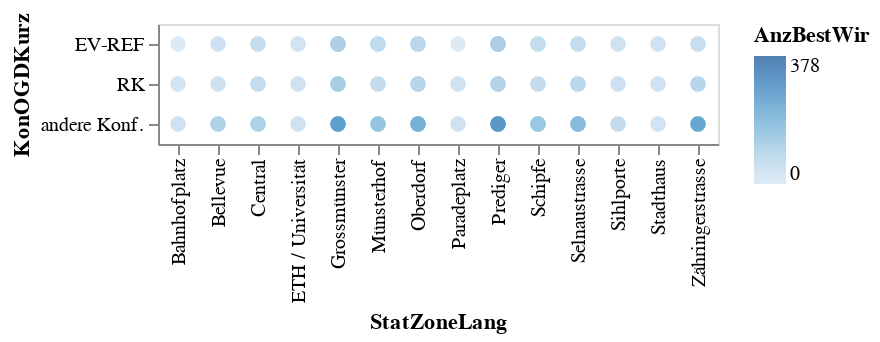

The notebook cell saved with this chart:
### Code cell
alt.Chart(mySelection).mark_circle(size=60).encode(
    x='StatZoneLang',
    y='KonOGDKurz',
    color='AnzBestWir',
    tooltip=['KonOGDKurz','StichtagDatJahr','AnzBestWir']
).interactive() # this makes the axes interactive: now you can zoom & pan

### Figure 1 — Vega-Lite specification as saved in the notebook (floating-point values rounded to 4 significant figures)
{"config": {"view": {"continuousWidth": 400, "continuousHeight": 300}}, "data": {"name": "data-578fb64d44ada5e0c7ce60f40e037a4f"}, "mark": {"type": "circle", "size": 60}, "encoding": {"color": {"type": "quantitative", "field": "AnzBestWir"}, "tooltip": [{"type": "nominal", "field": "KonOGDKurz"}, {"type": "temporal", "field": "StichtagDatJahr"}, {"type": "quantitative", "field": "AnzBestWir"}], "x": {"type": "nominal", "field": "StatZoneLang"}, "y": {"type": "nominal", "field": "KonOGDKurz"}}, "selection": {"selector006": {"type": "interval", "bind": "scales", "encodings": ["x", "y"]}}, "$schema": "https://vega.github.io/schema/vega-lite/v4.8.1.json", "datasets": {"data-578fb64d44ada5e0c7ce60f40e037a4f": [{"StichtagDatJahr": "2020-01-01T00:00:00", "StatZoneSort": 1101, "StatZoneLang": "Zähringerstrasse", "QuarSort": 11, "QuarLang": "Rathaus", "KreisSort": 1, "herkunftSort": 1, "KonOGDSort": 1, "KonOGDKurz": "EV-REF", "AnzBestWir": 79}, {"StichtagDatJahr": "2020-01-01T00:00:00", "StatZoneSort": 1101, "StatZoneLang": "Zähringerstrasse", "QuarSort": 11, "QuarLang": "Rathaus", "KreisSort": 1, "herkunftSort": 1, "KonOGDSort": 2, "KonOGDKurz": "RK", "AnzBestWir": 70}, {"StichtagDatJahr": "2020-01-01T00:00:00", "StatZoneSort": 1101, "StatZoneLang": "Zähringerstrasse", "QuarSort": 11, "QuarLang": "Rathaus", "KreisSort": 1, "herkunftSort": 1, "KonOGDSort": 4, "KonOGDKurz": "andere Konf.", "AnzBestWir": 171}, {"StichtagDatJahr": "2020-01-01T00:00:00", "StatZoneSort": 1101, "StatZoneLang": "Zähringerstrasse", "QuarSort": 11, "QuarLang": "Rathaus", "KreisSort": 1, "herkunftSort": 2, "KonOGDSort": 1, "KonOGDKurz": "EV-REF", "AnzBestWir": 14}, {"StichtagDatJahr": "2020-01-01T00:00:00", "StatZoneSort": 1101, "StatZoneLang": "Zähringerstrasse", "QuarSort": 11, "QuarLang": "Rathaus", "KreisSort": 1, "herkunftSort": 2, "KonOGDSort": 2, "KonOGDKurz": "RK", "AnzBestWir": 57}, {"StichtagDatJahr": "2020-01-01T00:00:00", "StatZoneSort": 1101, "StatZoneLang": "Zähringerstrasse", "QuarSort": 11, "QuarLang": "Rathaus", "KreisSort": 1, "herkunftSort": 2, "KonOGDSort": 4, "KonOGDKurz": "andere Konf.", "AnzBestWir": 207}, {"StichtagDatJahr": "2020-01-01T00:00:00", "StatZoneSort": 1102, "StatZoneLang": "Prediger", "QuarSort": 11, "QuarLang": "Rathaus", "KreisSort": 1, "herkunftSort": 1, "KonOGDSort": 1, "KonOGDKurz": "EV-REF", "AnzBestWir": 247}, {"StichtagDatJahr": "2020-01-01T00:00:00", "StatZoneSort": 1102, "StatZoneLang": "Prediger", "QuarSort": 11, "QuarLang": "Rathaus", "KreisSort": 1, "herkunftSort": 1, "KonOGDSort": 2, "KonOGDKurz": "RK", "AnzBestWir": 145}, {"StichtagDatJahr": "2020-01-01T00:00:00", "StatZoneSort": 1102, "StatZoneLang": "Prediger", "QuarSort": 11, "QuarLang": "Rathaus", "KreisSort": 1, "herkunftSort": 1, "KonOGDSort": 4, "KonOGDKurz": "andere Konf.", "AnzBestWir": 378}, {"StichtagDatJahr": "2020-01-01T00:00:00", "StatZoneSort": 1102, "StatZoneLang": "Prediger", "QuarSort": 11, "QuarLang": "Rathaus", "KreisSort": 1, "herkunftSort": 2, "KonOGDSort": 1, "KonOGDKurz": "EV-REF", "AnzBestWir": 24}, {"StichtagDatJahr": "2020-01-01T00:00:00", "StatZoneSort": 1102, "StatZoneLang": "Prediger", "QuarSort": 11, "QuarLang": "Rathaus", "KreisSort": 1, "herkunftSort": 2, "KonOGDSort": 2, "KonOGDKurz": "RK", "AnzBestWir": 43}, {"StichtagDatJahr": "2020-01-01T00:00:00", "StatZoneSort": 1102, "StatZoneLang": "Prediger", "QuarSort": 11, "QuarLang": "Rathaus", "KreisSort": 1, "herkunftSort": 2, "KonOGDSort": 4, "KonOGDKurz": "andere Konf.", "AnzBestWir": 188}, {"StichtagDatJahr": "2020-01-01T00:00:00", "StatZoneSort": 1103, "StatZoneLang": "Grossmünster", "QuarSort": 11, "QuarLang": "Rathaus", "KreisSort": 1, "herkunftSort": 1, "KonOGDSort": 1, "KonOGDKurz": "EV-REF", "AnzBestWir": 241}, {"StichtagDatJahr": "2020-01-01T00:00:00", "StatZoneSort": 1103, "StatZoneLang": "Grossmünster", "QuarSort": 11, "QuarLang": "Rathaus", "KreisSort": 1, "herkunftSort": 1, "KonOGDSort": 2, "KonOGDKurz": "RK", "AnzBestWir": 136}, {"StichtagDatJahr": "2020-01-01T00:00:00", "StatZoneSort": 1103, "StatZoneLang": "Grossmünster", "QuarSort": 11, "QuarLang": "Rathaus", "KreisSort": 1, "herkunftSort": 1, "KonOGDSort": 4, "KonOGDKurz": "andere Konf.", "AnzBestWir": 282}, {"StichtagDatJahr": "2020-01-01T00:00:00", "StatZoneSort": 1103, "StatZoneLang": "Grossmünster", "QuarSort": 11, "QuarLang": "Rathaus", "KreisSort": 1, "herkunftSort": 2, "KonOGDSort": 1, "KonOGDKurz": "EV-REF", "AnzBestWir": 17}, {"StichtagDatJahr": "2020-01-01T00:00:00", "StatZoneSort": 1103, "StatZoneLang": "Grossmünster", "QuarSort": 11, "QuarLang": "Rathaus", "KreisSort": 1, "herkunftSort": 2, "KonOGDSort": 2, "KonOGDKurz": "RK", "AnzBestWir": 73}, {"StichtagDatJahr": "2020-01-01T00:00:00", "StatZoneSort": 1103, "StatZoneLang": "Grossmünster", "QuarSort": 11, "QuarLang": "Rathaus", "KreisSort": 1, "herkunftSort": 2, "KonOGDSort": 4, "KonOGDKurz": "andere Konf.", "AnzBestWir": 199}, {"StichtagDatJahr": "2020-01-01T00:00:00", "StatZoneSort": 1104, "StatZoneLang": "Oberdorf", "QuarSort": 11, "QuarLang": "Rathaus", "KreisSort": 1, "herkunftSort": 1, "KonOGDSort": 1, "KonOGDKurz": "EV-REF", "AnzBestWir": 158}, {"StichtagDatJahr": "2020-01-01T00:00:00", "StatZoneSort": 1104, "StatZoneLang": "Oberdorf", "QuarSort": 11, "QuarLang": "Rathaus", "KreisSort": 1, "herkunftSort": 1, "KonOGDSort": 2, "KonOGDKurz": "RK", "AnzBestWir": 126}, {"StichtagDatJahr": "2020-01-01T00:00:00", "StatZoneSort": 1104, "StatZoneLang": "Oberdorf", "QuarSort": 11, "QuarLang": "Rathaus", "KreisSort": 1, "herkunftSort": 1, "KonOGDSort": 4, "KonOGDKurz": "andere Konf.", "AnzBestWir": 263}, {"StichtagDatJahr": "2020-01-01T00:00:00", "StatZoneSort": 1104, "StatZoneLang": "Oberdorf", "QuarSort": 11, "QuarLang": "Rathaus", "KreisSort": 1, "herkunftSort": 2, "KonOGDSort": 1, "KonOGDKurz": "EV-REF", "AnzBestWir": 16}, {"StichtagDatJahr": "2020-01-01T00:00:00", "StatZoneSort": 1104, "StatZoneLang": "Oberdorf", "QuarSort": 11, "QuarLang": "Rathaus", "KreisSort": 1, "herkunftSort": 2, "KonOGDSort": 2, "KonOGDKurz": "RK", "AnzBestWir": 37}, {"StichtagDatJahr": "2020-01-01T00:00:00", "StatZoneSort": 1104, "StatZoneLang": "Oberdorf", "QuarSort": 11, "QuarLang": "Rathaus", "KreisSort": 1, "herkunftSort": 2, "KonOGDSort": 4, "KonOGDKurz": "andere Konf.", "AnzBestWir": 146}, {"StichtagDatJahr": "2020-01-01T00:00:00", "StatZoneSort": 1201, "StatZoneLang": "Central", "QuarSort": 12, "QuarLang": "Hochschulen", "KreisSort": 1, "herkunftSort": 1, "KonOGDSort": 1, "KonOGDKurz": "EV-REF", "AnzBestWir": 91}, {"StichtagDatJahr": "2020-01-01T00:00:00", "StatZoneSort": 1201, "StatZoneLang": "Central", "QuarSort": 12, "QuarLang": "Hochschulen", "KreisSort": 1, "herkunftSort": 1, "KonOGDSort": 2, "KonOGDKurz": "RK", "AnzBestWir": 72}, {"StichtagDatJahr": "2020-01-01T00:00:00", "StatZoneSort": 1201, "StatZoneLang": "Central", "QuarSort": 12, "QuarLang": "Hochschulen", "KreisSort": 1, "herkunftSort": 1, "KonOGDSort": 4, "KonOGDKurz": "andere Konf.", "AnzBestWir": 74}, {"StichtagDatJahr": "2020-01-01T00:00:00", "StatZoneSort": 1201, "StatZoneLang": "Central", "QuarSort": 12, "QuarLang": "Hochschulen", "KreisSort": 1, "herkunftSort": 2, "KonOGDSort": 1, "KonOGDKurz": "EV-REF", "AnzBestWir": 11}, {"StichtagDatJahr": "2020-01-01T00:00:00", "StatZoneSort": 1201, "StatZoneLang": "Central", "QuarSort": 12, "QuarLang": "Hochschulen", "KreisSort": 1, "herkunftSort": 2, "KonOGDSort": 2, "KonOGDKurz": "RK", "AnzBestWir": 27}, {"StichtagDatJahr": "2020-01-01T00:00:00", "StatZoneSort": 1201, "StatZoneLang": "Central", "QuarSort": 12, "QuarLang": "Hochschulen", "KreisSort": 1, "herkunftSort": 2, "KonOGDSort": 4, "KonOGDKurz": "andere Konf.", "AnzBestWir": 82}, {"StichtagDatJahr": "2020-01-01T00:00:00", "StatZoneSort": 1202, "StatZoneLang": "ETH / Universität", "QuarSort": 12, "QuarLang": "Hochschulen", "KreisSort": 1, "herkunftSort": 1, "KonOGDSort": 1, "KonOGDKurz": "EV-REF", "AnzBestWir": 11}, {"StichtagDatJahr": "2020-01-01T00:00:00", "StatZoneSort": 1202, "StatZoneLang": "ETH / Universität", "QuarSort": 12, "QuarLang": "Hochschulen", "KreisSort": 1, "herkunftSort": 1, "KonOGDSort": 2, "KonOGDKurz": "RK", "AnzBestWir": 19}, {"StichtagDatJahr": "2020-01-01T00:00:00", "StatZoneSort": 1202, "StatZoneLang": "ETH / Universität", "QuarSort": 12, "QuarLang": "Hochschulen", "KreisSort": 1, "herkunftSort": 1, "KonOGDSort": 4, "KonOGDKurz": "andere Konf.", "AnzBestWir": 18}, {"StichtagDatJahr": "2020-01-01T00:00:00", "StatZoneSort": 1202, "StatZoneLang": "ETH / Universität", "QuarSort": 12, "QuarLang": "Hochschulen", "KreisSort": 1, "herkunftSort": 2, "KonOGDSort": 1, "KonOGDKurz": "EV-REF", "AnzBestWir": 2}, {"StichtagDatJahr": "2020-01-01T00:00:00", "StatZoneSort": 1202, "StatZoneLang": "ETH / Universität", "QuarSort": 12, "QuarLang": "Hochschulen", "KreisSort": 1, "herkunftSort": 2, "KonOGDSort": 2, "KonOGDKurz": "RK", "AnzBestWir": 4}, {"StichtagDatJahr": "2020-01-01T00:00:00", "StatZoneSort": 1202, "StatZoneLang": "ETH / Universität", "QuarSort": 12, "QuarLang": "Hochschulen", "KreisSort": 1, "herkunftSort": 2, "KonOGDSort": 4, "KonOGDKurz": "andere Konf.", "AnzBestWir": 7}, {"StichtagDatJahr": "2020-01-01T00:00:00", "StatZoneSort": 1203, "StatZoneLang": "Bellevue", "QuarSort": 12, "QuarLang": "Hochschulen", "KreisSort": 1, "herkunftSort": 1, "KonOGDSort": 1, "KonOGDKurz": "EV-REF", "AnzBestWir": 47}, {"StichtagDatJahr": "2020-01-01T00:00:00", "StatZoneSort": 1203, "StatZoneLang": "Bellevue", "QuarSort": 12, "QuarLang": "Hochschulen", "KreisSort": 1, "herkunftSort": 1, "KonOGDSort": 2, "KonOGDKurz": "RK", "AnzBestWir": 31}, {"StichtagDatJahr": "2020-01-01T00:00:00", "StatZoneSort": 1203, "StatZoneLang": "Bellevue", "QuarSort": 12, "QuarLang": "Hochschulen", "KreisSort": 1, "herkunftSort": 1, "KonOGDSort": 4, "KonOGDKurz": "andere Konf.", "AnzBestWir": 101}, {"StichtagDatJahr": "2020-01-01T00:00:00", "StatZoneSort": 1203, "StatZoneLang": "Bellevue", "QuarSort": 12, "QuarLang": "Hochschulen", "KreisSort": 1, "herkunftSort": 2, "KonOGDSort": 1, "KonOGDKurz": "EV-REF", "AnzBestWir": 1}, {"StichtagDatJahr": "2020-01-01T00:00:00", "StatZoneSort": 1203, "StatZoneLang": "Bellevue", "QuarSort": 12, "QuarLang": "Hochschulen", "KreisSort": 1, "herkunftSort": 2, "KonOGDSort": 2, "KonOGDKurz": "RK", "AnzBestWir": 8}, {"StichtagDatJahr": "2020-01-01T00:00:00", "StatZoneSort": 1203, "StatZoneLang": "Bellevue", "QuarSort": 12, "QuarLang": "Hochschulen", "KreisSort": 1, "herkunftSort": 2, "KonOGDSort": 4, "KonOGDKurz": "andere Konf.", "AnzBestWir": 69}, {"StichtagDatJahr": "2020-01-01T00:00:00", "StatZoneSort": 1301, "StatZoneLang": "Schipfe", "QuarSort": 13, "QuarLang": "Lindenhof", "KreisSort": 1, "herkunftSort": 1, "KonOGDSort": 1, "KonOGDKurz": "EV-REF", "AnzBestWir": 107}, {"StichtagDatJahr": "2020-01-01T00:00:00", "StatZoneSort": 1301, "StatZoneLang": "Schipfe", "QuarSort": 13, "QuarLang": "Lindenhof", "KreisSort": 1, "herkunftSort": 1, "KonOGDSort": 2, "KonOGDKurz": "RK", "AnzBestWir": 82}, {"StichtagDatJahr": "2020-01-01T00:00:00", "StatZoneSort": 1301, "StatZoneLang": "Schipfe", "QuarSort": 13, "QuarLang": "Lindenhof", "KreisSort": 1, "herkunftSort": 1, "KonOGDSort": 4, "KonOGDKurz": "andere Konf.", "AnzBestWir": 185}, {"StichtagDatJahr": "2020-01-01T00:00:00", "StatZoneSort": 1301, "StatZoneLang": "Schipfe", "QuarSort": 13, "QuarLang": "Lindenhof", "KreisSort": 1, "herkunftSort": 2, "KonOGDSort": 1, "KonOGDKurz": "EV-REF", "AnzBestWir": 12}, {"StichtagDatJahr": "2020-01-01T00:00:00", "StatZoneSort": 1301, "StatZoneLang": "Schipfe", "QuarSort": 13, "QuarLang": "Lindenhof", "KreisSort": 1, "herkunftSort": 2, "KonOGDSort": 2, "KonOGDKurz": "RK", "AnzBestWir": 25}, {"StichtagDatJahr": "2020-01-01T00:00:00", "StatZoneSort": 1301, "StatZoneLang": "Schipfe", "QuarSort": 13, "QuarLang": "Lindenhof", "KreisSort": 1, "herkunftSort": 2, "KonOGDSort": 4, "KonOGDKurz": "andere Konf.", "AnzBestWir": 88}, {"StichtagDatJahr": "2020-01-01T00:00:00", "StatZoneSort": 1302, "StatZoneLang": "Münsterhof", "QuarSort": 13, "QuarLang": "Lindenhof", "KreisSort": 1, "herkunftSort": 1, "KonOGDSort": 1, "KonOGDKurz": "EV-REF", "AnzBestWir": 131}, {"StichtagDatJahr": "2020-01-01T00:00:00", "StatZoneSort": 1302, "StatZoneLang": "Münsterhof", "QuarSort": 13, "QuarLang": "Lindenhof", "KreisSort": 1, "herkunftSort": 1, "KonOGDSort": 2, "KonOGDKurz": "RK", "AnzBestWir": 50}, {"StichtagDatJahr": "2020-01-01T00:00:00", "StatZoneSort": 1302, "StatZoneLang": "Münsterhof", "QuarSort": 13, "QuarLang": "Lindenhof", "KreisSort": 1, "herkunftSort": 1, "KonOGDSort": 4, "KonOGDKurz": "andere Konf.", "AnzBestWir": 120}, {"StichtagDatJahr": "2020-01-01T00:00:00", "StatZoneSort": 1302, "StatZoneLang": "Münsterhof", "QuarSort": 13, "QuarLang": "Lindenhof", "KreisSort": 1, "herkunftSort": 2, "KonOGDSort": 1, "KonOGDKurz": "EV-REF", "AnzBestWir": 9}, {"StichtagDatJahr": "2020-01-01T00:00:00", "StatZoneSort": 1302, "StatZoneLang": "Münsterhof", "QuarSort": 13, "QuarLang": "Lindenhof", "KreisSort": 1, "herkunftSort": 2, "KonOGDSort": 2, "KonOGDKurz": "RK", "AnzBestWir": 38}, {"StichtagDatJahr": "2020-01-01T00:00:00", "StatZoneSort": 1302, "StatZoneLang": "Münsterhof", "QuarSort": 13, "QuarLang": "Lindenhof", "KreisSort": 1, "herkunftSort": 2, "KonOGDSort": 4, "KonOGDKurz": "andere Konf.", "AnzBestWir": 116}, {"StichtagDatJahr": "2020-01-01T00:00:00", "StatZoneSort": 1303, "StatZoneLang": "Stadthaus", "QuarSort": 13, "QuarLang": "Lindenhof", "KreisSort": 1, "herkunftSort": 1, "KonOGDSort": 1, "KonOGDKurz": "EV-REF", "AnzBestWir": 16}, {"StichtagDatJahr": "2020-01-01T00:00:00", "StatZoneSort": 1303, "StatZoneLang": "Stadthaus", "QuarSort": 13, "QuarLang": "Lindenhof", "KreisSort": 1, "herkunftSort": 1, "KonOGDSort": 2, "KonOGDKurz": "RK", "AnzBestWir": 14}, {"StichtagDatJahr": "2020-01-01T00:00:00", "StatZoneSort": 1303, "StatZoneLang": "Stadthaus", "QuarSort": 13, "QuarLang": "Lindenhof", "KreisSort": 1, "herkunftSort": 1, "KonOGDSort": 4, "KonOGDKurz": "andere Konf.", "AnzBestWir": 10}, {"StichtagDatJahr": "2020-01-01T00:00:00", "StatZoneSort": 1303, "StatZoneLang": "Stadthaus", "QuarSort": 13, "QuarLang": "Lindenhof", "KreisSort": 1, "herkunftSort": 2, "KonOGDSort": 1, "KonOGDKurz": "EV-REF", "AnzBestWir": 0}, {"StichtagDatJahr": "2020-01-01T00:00:00", "StatZoneSort": 1303, "StatZoneLang": "Stadthaus", "QuarSort": 13, "QuarLang": "Lindenhof", "KreisSort": 1, "herkunftSort": 2, "KonOGDSort": 2, "KonOGDKurz": "RK", "AnzBestWir": 4}, {"StichtagDatJahr": "2020-01-01T00:00:00", "StatZoneSort": 1303, "StatZoneLang": "Stadthaus", "QuarSort": 13, "QuarLang": "Lindenhof", "KreisSort": 1, "herkunftSort": 2, "KonOGDSort": 4, "KonOGDKurz": "andere Konf.", "AnzBestWir": 3}, {"StichtagDatJahr": "2020-01-01T00:00:00", "StatZoneSort": 1401, "StatZoneLang": "Bahnhofplatz", "QuarSort": 14, "QuarLang": "City", "KreisSort": 1, "herkunftSort": 1, "KonOGDSort": 1, "KonOGDKurz": "EV-REF", "AnzBestWir": 5}, {"StichtagDatJahr": "2020-01-01T00:00:00", "StatZoneSort": 1401, "StatZoneLang": "Bahnhofplatz", "QuarSort": 14, "QuarLang": "City", "KreisSort": 1, "herkunftSort": 1, "KonOGDSort": 2, "KonOGDKurz": "RK", "AnzBestWir": 3}, {"StichtagDatJahr": "2020-01-01T00:00:00", "StatZoneSort": 1401, "StatZoneLang": "Bahnhofplatz", "QuarSort": 14, "QuarLang": "City", "KreisSort": 1, "herkunftSort": 1, "KonOGDSort": 4, "KonOGDKurz": "andere Konf.", "AnzBestWir": 18}, {"StichtagDatJahr": "2020-01-01T00:00:00", "StatZoneSort": 1401, "StatZoneLang": "Bahnhofplatz", "QuarSort": 14, "QuarLang": "City", "KreisSort": 1, "herkunftSort": 2, "KonOGDSort": 2, "KonOGDKurz": "RK", "AnzBestWir": 2}, {"StichtagDatJahr": "2020-01-01T00:00:00", "StatZoneSort": 1401, "StatZoneLang": "Bahnhofplatz", "QuarSort": 14, "QuarLang": "City", "KreisSort": 1, "herkunftSort": 2, "KonOGDSort": 4, "KonOGDKurz": "andere Konf.", "AnzBestWir": 5}, {"StichtagDatJahr": "2020-01-01T00:00:00", "StatZoneSort": 1402, "StatZoneLang": "Sihlporte", "QuarSort": 14, "QuarLang": "City", "KreisSort": 1, "herkunftSort": 1, "KonOGDSort": 1, "KonOGDKurz": "EV-REF", "AnzBestWir": 19}, {"StichtagDatJahr": "2020-01-01T00:00:00", "StatZoneSort": 1402, "StatZoneLang": "Sihlporte", "QuarSort": 14, "QuarLang": "City", "KreisSort": 1, "herkunftSort": 1, "KonOGDSort": 2, "KonOGDKurz": "RK", "AnzBestWir": 14}, {"StichtagDatJahr": "2020-01-01T00:00:00", "StatZoneSort": 1402, "StatZoneLang": "Sihlporte", "QuarSort": 14, "QuarLang": "City", "KreisSort": 1, "herkunftSort": 1, "KonOGDSort": 4, "KonOGDKurz": "andere Konf.", "AnzBestWir": 38}, {"StichtagDatJahr": "2020-01-01T00:00:00", "StatZoneSort": 1402, "StatZoneLang": "Sihlporte", "QuarSort": 14, "QuarLang": "City", "KreisSort": 1, "herkunftSort": 2, "KonOGDSort": 1, "KonOGDKurz": "EV-REF", "AnzBestWir": 6}, {"StichtagDatJahr": "2020-01-01T00:00:00", "StatZoneSort": 1402, "StatZoneLang": "Sihlporte", "QuarSort": 14, "QuarLang": "City", "KreisSort": 1, "herkunftSort": 2, "KonOGDSort": 2, "KonOGDKurz": "RK", "AnzBestWir": 18}, {"StichtagDatJahr": "2020-01-01T00:00:00", "StatZoneSort": 1402, "StatZoneLang": "Sihlporte", "QuarSort": 14, "QuarLang": "City", "KreisSort": 1, "herkunftSort": 2, "KonOGDSort": 4, "KonOGDKurz": "andere Konf.", "AnzBestWir": 45}, {"StichtagDatJahr": "2020-01-01T00:00:00", "StatZoneSort": 1403, "StatZoneLang": "Selnaustrasse", "QuarSort": 14, "QuarLang": "City", "KreisSort": 1, "herkunftSort": 1, "KonOGDSort": 1, "KonOGDKurz": "EV-REF", "AnzBestWir": 103}, {"StichtagDatJahr": "2020-01-01T00:00:00", "StatZoneSort": 1403, "StatZoneLang": "Selnaustrasse", "QuarSort": 14, "QuarLang": "City", "KreisSort": 1, "herkunftSort": 1, "KonOGDSort": 2, "KonOGDKurz": "RK", "AnzBestWir": 109}, {"StichtagDatJahr": "2020-01-01T00:00:00", "StatZoneSort": 1403, "StatZoneLang": "Selnaustrasse", "QuarSort": 14, "QuarLang": "City", "KreisSort": 1, "herkunftSort": 1, "KonOGDSort": 4, "KonOGDKurz": "andere Konf.", "AnzBestWir": 232}, {"StichtagDatJahr": "2020-01-01T00:00:00", "StatZoneSort": 1403, "StatZoneLang": "Selnaustrasse", "QuarSort": 14, "QuarLang": "City", "KreisSort": 1, "herkunftSort": 2, "KonOGDSort": 1, "KonOGDKurz": "EV-REF", "AnzBestWir": 14}, {"StichtagDatJahr": "2020-01-01T00:00:00", "StatZoneSort": 1403, "StatZoneLang": "Selnaustrasse", "QuarSort": 14, "QuarLang": "City", "KreisSort": 1, "herkunftSort": 2, "KonOGDSort": 2, "KonOGDKurz": "RK", "AnzBestWir": 39}, {"StichtagDatJahr": "2020-01-01T00:00:00", "StatZoneSort": 1403, "StatZoneLang": "Selnaustrasse", "QuarSort": 14, "QuarLang": "City", "KreisSort": 1, "herkunftSort": 2, "KonOGDSort": 4, "KonOGDKurz": "andere Konf.", "AnzBestWir": 119}, {"StichtagDatJahr": "2020-01-01T00:00:00", "StatZoneSort": 1404, "StatZoneLang": "Paradeplatz", "QuarSort": 14, "QuarLang": "City", "KreisSort": 1, "herkunftSort": 1, "KonOGDSort": 1, "KonOGDKurz": "EV-REF", "AnzBestWir": 6}, {"StichtagDatJahr": "2020-01-01T00:00:00", "StatZoneSort": 1404, "StatZoneLang": "Paradeplatz", "QuarSort": 14, "QuarLang": "City", "KreisSort": 1, "herkunftSort": 1, "KonOGDSort": 2, "KonOGDKurz": "RK", "AnzBestWir": 6}, {"StichtagDatJahr": "2020-01-01T00:00:00", "StatZoneSort": 1404, "StatZoneLang": "Paradeplatz", "QuarSort": 14, "QuarLang": "City", "KreisSort": 1, "herkunftSort": 1, "KonOGDSort": 4, "KonOGDKurz": "andere Konf.", "AnzBestWir": 14}, {"StichtagDatJahr": "2020-01-01T00:00:00", "StatZoneSort": 1404, "StatZoneLang": "Paradeplatz", "QuarSort": 14, "QuarLang": "City", "KreisSort": 1, "herkunftSort": 2, "KonOGDSort": 2, "KonOGDKurz": "RK", "AnzBestWir": 7}, {"StichtagDatJahr": "2020-01-01T00:00:00", "StatZoneSort": 1404, "StatZoneLang": "Paradeplatz", "QuarSort": 14, "QuarLang": "City", "KreisSort": 1, "herkunftSort": 2, "KonOGDSort": 4, "KonOGDKurz": "andere Konf.", "AnzBestWir": 7}]}}
